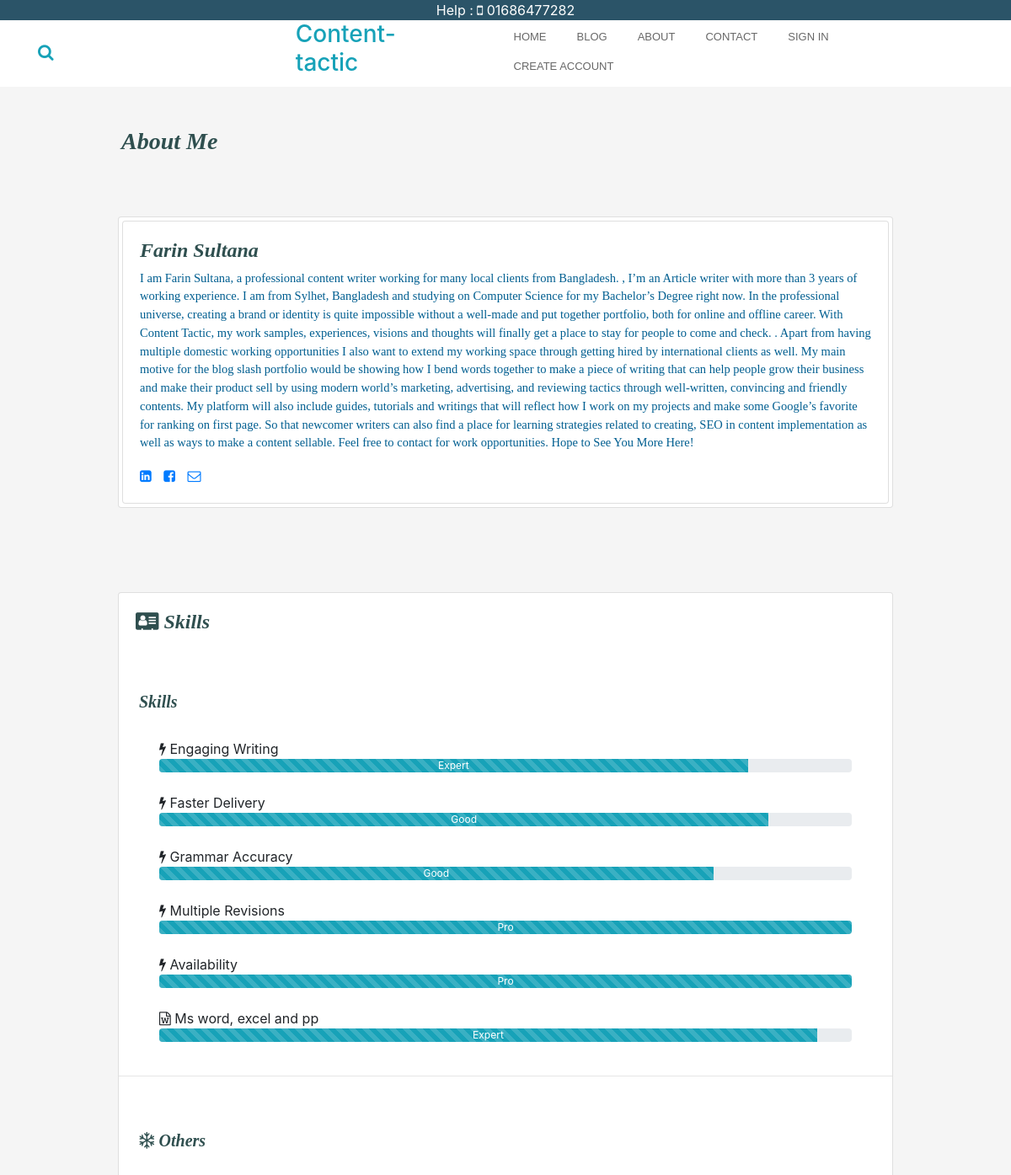
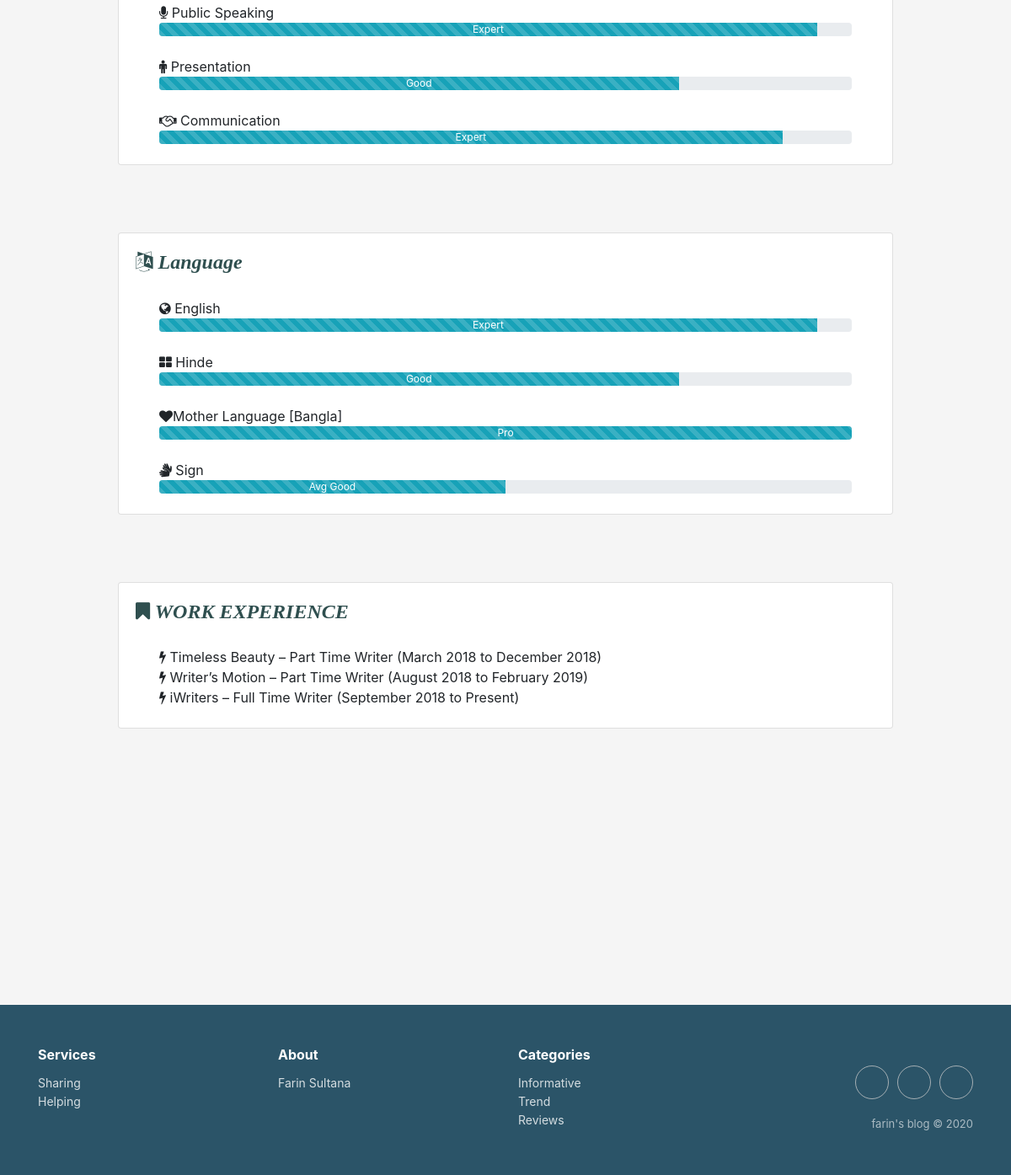
The app's page /aboutMe/ with its own data (2 pictures, top to bottom).
### home/models.py (models this page shows, shortened)
class Category(models.Model):
    category = models.CharField(max_length=200, primary_key=True)

### home/views.py (the view)
# urls.py: path('aboutMe/', views.aboutMe, name='aboutMe'),
def aboutMe(request):
    Recent = Post.objects.all().order_by('-postTimeDate')[0:3]
    cat = Category.objects.all()[0:3]
    context = {'RecentPost': Recent,
               'Categories': cat, }
    return render(request, 'aboutMe.html', context)

### templates/aboutMe.html (shortened to what this page needs)
{% extends 'base.html' %}
{% load static %}
 {% block body %}
<div class="container">
  <div class="row">
    <div class="col-sm-1 mb-5">
    </div>
     <div class="col-sm-10 mb-5">
      <div class="row ml-1 mb-5 mt-5">
    <h3 class="mb-4"  id="heading">About Me</h3>
</div>
     <div class="card p-1">
<div class="card promoting-card">
  <div class="card-body d-flex flex-row">
    <div>
      <h4 class="card-title font-weight-bold mb-2" id="heading">Farin Sultana</h4>
      <p class="text-style">I am Farin Sultana, a professional content writer working for many local clients from Bangladesh.
, I’m an Article writer with more than 3 years of working experience. I am from Sylhet, Bangladesh and studying on Computer Science for my Bachelor’s Degree right now.
In the professional universe, creating a brand or identity is quite impossible without a well-made and put together portfolio, both for online and offline career.
With Content Tactic, my work samples, experiences, visions and thoughts will finally get a place to stay for people to come and check.
.
Apart from having multiple domestic working opportunities I also want to extend my working space through getting hired by international clients as well. My main motive for the blog slash portfolio would be showing how I bend words together to make a piece of writing that can help people grow their business and make their product sell by using modern world’s marketing, advertising, and reviewing tactics through well-written, convincing and friendly contents.
My platform will also include guides, tutorials and writings that will reflect how I work on my projects and make some Google’s favorite for ranking on first page. So that newcomer writers can also find a place for learning strategies related to creating, SEO in content implementation as well as ways to make a content sellable.
 Feel free to contact for work opportunities.
Hope to See You More Here!
</p>
    <a href="h#"  class="btn-floating btn-small btn-fb"><i class="fa fa-linkedin-square

"></i></a>
    <a href="#" class="btn-floating btn-small btn-tw" style="padding:10px;"><i class="fa fa-facebook-square

"></i></a>
<a href="#"  class="btn-floating btn-small btn-dribbble"><i class="fa fa-envelope-o"></i></a>
    </div>
  </div>
</div>
</div>
<div class="card promoting-card mt-5">
  <div class="card-body d-flex flex-row">
    <div>
      <h4 class="card-title font-weight-bold mb-5" id="heading"><i class="fa fa-address-card" aria-hidden="true"></i> Skills</h4>
    </div>
  </div>
<h5 class="ml-4 mb-2" id="heading">  Skills</h5><br>
 <span class="ml-5"><i class="fa fa-bolt" aria-hidden="true"></i> Engaging Writing</span>
 <div class="progress ml-5 mr-5">
  <div class="progress-bar progress-bar-striped bg-info" role="progressbar" style="width: 85%" aria-valuenow="25" aria-valuemin="0" aria-valuemax="100">Expert</div>
</div><br>
 <span class="ml-5"><i class="fa fa-bolt" aria-hidden="true"></i> Faster Delivery</span>
  <div class="progress ml-5 mr-5">
  <div class="progress-bar progress-bar-striped bg-info" role="progressbar" style="width: 88%" aria-valuenow="25" aria-valuemin="0" aria-valuemax="100">Good</div>
</div><br>
 <span class="ml-5"><i class="fa fa-bolt" aria-hidden="true"></i> Grammar Accuracy</span>
  <div class="progress ml-5 mr-5">
  <div class="progress-bar progress-bar-striped bg-info" role="progressbar" style="width: 80%" aria-valuenow="25" aria-valuemin="0" aria-valuemax="100">Good</div>
</div><br>
 <span class="ml-5"><i class="fa fa-bolt" aria-hidden="true"></i> Multiple Revisions</span>
  <div class="progress ml-5 mr-5">
  <div class="progress-bar progress-bar-striped bg-info" role="progressbar" style="width: 100%" aria-valuenow="25" aria-valuemin="0" aria-valuemax="100">Pro</div>
</div><br>
 <span class="ml-5"><i class="fa fa-bolt" aria-hidden="true"></i> Availability</span>
  <div class="progress ml-5 mr-5">
  <div class="progress-bar progress-bar-striped bg-info" role="progressbar" style="width: 100%" aria-valuenow="25" aria-valuemin="0" aria-valuemax="100">Pro</div>
</div><br>
 <span class="ml-5"><i class="fa fa-file-word-o" aria-hidden="true"></i> Ms word, excel and pp</span>
  <div class="progress ml-5 mr-5">
  <div class="progress-bar progress-bar-striped bg-info" role="progressbar" style="width: 95%" aria-valuenow="25" aria-valuemin="0" aria-valuemax="100">Expert</div>
</div><br><hr>
<h5 class="ml-4  mt-5" id="heading"><i class="fa fa-snowflake-o" aria-hidden="true"></i> Others</h5><br>
<span class="ml-5"><i class="fa fa-microphone" aria-hidden="true"></i> Public Speaking</span>
  <div class="progress ml-5 mr-5">
  <div class="progress-bar progress-bar-striped bg-info" role="progressbar" style="width: 95%" aria-valuenow="25" aria-valuemin="0" aria-valuemax="100">Expert</div>
</div><br>
<span class="ml-5"><i class="fa fa-male" aria-hidden="true"></i> Presentation</span>
  <div class="progress ml-5 mr-5">
  <div class="progress-bar progress-bar-striped bg-info" role="progressbar" style="width: 75%" aria-valuenow="25" aria-valuemin="0" aria-valuemax="100">Good</div>
</div><br>
<span class="ml-5"><i class="fa fa-handshake-o" aria-hidden="true"></i> Communication</span>
  <div class="progress ml-5 mr-5">
  <div class="progress-bar progress-bar-striped bg-info" role="progressbar" style="width: 90%" aria-valuenow="25" aria-valuemin="0" aria-valuemax="100">Expert</div>
</div><br>
</div>
<div class="card promoting-card mt-5">
  <div class="card-body d-flex flex-row">
    <div>
      <h4 class="card-title font-weight-bold mb-2" id="heading"><i class="fa fa-language" aria-hidden="true"></i>  Language</h4>
    </div>
  </div>
 <span class="ml-5"><i class="fa fa-globe" aria-hidden="true"></i> English</span>
   <div class="progress ml-5 mr-5">
  <div class="progress-bar progress-bar-striped bg-info" role="progressbar" style="width: 95%" aria-valuenow="25" aria-valuemin="0" aria-valuemax="100">Expert</div>
</div><br>
  <span class="ml-5"><i class="fa fa-th-large" aria-hidden="true"></i> Hinde</span>
    <div class="progress ml-5 mr-5">
  <div class="progress-bar progress-bar-striped bg-info" role="progressbar" style="width: 75%" aria-valuenow="25" aria-valuemin="0" aria-valuemax="100">Good</div>
</div><br>
   <span class="ml-5"><i class="fa fa-heart" aria-hidden="true"></i>Mother Language [Bangla]</span>
     <div class="progress ml-5 mr-5">
  <div class="progress-bar progress-bar-striped bg-info" role="progressbar" style="width: 100%" aria-valuenow="25" aria-valuemin="0" aria-valuemax="100">Pro</div>
</div><br>
<span class="ml-5"><i class="fa fa-sign-language" aria-hidden="true"></i> Sign</span>
     <div class="progress ml-5 mr-5">
  <div class="progress-bar progress-bar-striped bg-info" role="progressbar" style="width: 50%" aria-valuenow="25" aria-valuemin="0" aria-valuemax="100">Avg Good</div>
</div><br>
</div>
<div class="card promoting-card mt-5">
  <div class="card-body d-flex flex-row">
    <div>
      <h4 class="card-title font-weight-bold mb-2" id="heading"><i class="fa fa-bookmark" aria-hidden="true"></i> WORK EXPERIENCE</h4>
    </div>
  </div>
 <span class="ml-5"><i class="fa fa-bolt" aria-hidden="true"></i> Timeless Beauty – Part Time Writer
(March 2018 to December 2018)
</span>
  <span class="ml-5"><i class="fa fa-bolt" aria-hidden="true"></i>
Writer’s Motion – Part Time Writer
 (August 2018 to February 2019)
</span>
 <span class="ml-5"><i class="fa fa-bolt" aria-hidden="true"></i></i> iWriters – Full Time Writer
 (September 2018 to Present)
</span><br>
</div>
     </div>
</div>
  </div>
{% endblock body %}

### templates/base.html (shortened to what this page needs)
{% load static %}
<!DOCTYPE html>
<html lang="en">
<head>
  <link rel="stylesheet" href="https://maxcdn.bootstrapcdn.com/bootstrap/4.5.0/css/bootstrap.min.css">
 <link rel="stylesheet" href="https://cdnjs.cloudflare.com/ajax/libs/font-awesome/4.7.0/css/font-awesome.min.css">
  <link rel="stylesheet" href="{% static 'css/style.css' %} ">
  <link rel="stylesheet" href="https://cdnjs.cloudflare.com/ajax/libs/twitter-bootstrap/4.4.1/css/bootstrap.min.css">
  <link rel="stylesheet" href="https://cdnjs.cloudflare.com/ajax/libs/font-awesome/4.7.0/css/font-awesome.min.css">
  <link rel="stylesheet" href="https://cdnjs.cloudflare.com/ajax/libs/ionicons/2.0.1/css/ionicons.min.css">
  <link rel="stylesheet" href="https://cdnjs.cloudflare.com/ajax/libs/Swiper/3.3.1/css/swiper.min.css">
</head>
<body style="background-color:#F5F5F5">
<div style="background-color:#2b5468; color:#fff;" class="text-center">
<p class="mb-0 mt-0">Help : <i class="fa fa-mobile " aria-hidden="true"></i> 01686477282</p>
</div>
    <nav class="navbar sticky-top navbar-light navbar-expand-md navigation-clean-search pb-1 pt-0" style="font-size: 13;">
        <div class="container "><a class="navbar-brand text-info" href="#"><form class="form-inline mr-auto" method="get" action="{% url 'search' %}" target="_self">
                    <div class="form-group"><label for="search-field"><i class="fa fa-search text-info"></i></label><input class="form-control search-field" type="search" id="search-field" name="search">
                    </div>
                </form></a>
                <a style="text-decoration: none;" href="{% url 'home' %}"><h3 class="text-info ml-0">Content-tactic</h3></a>
            <div class="collapse navbar-collapse"
                id="navcol-1">
                <ul class="nav navbar-nav ml-lg-5">
                    <li class="nav-item" role="presentation"><a class="nav-link" href="{% url 'home' %}">Home</a></li>
                    <li class="nav-item" role="presentation" style="font-size: 13;"><a class="nav-link" href="{% url 'blog' %}" style="font-size: 13;">Blog</a></li>
                    <li class="nav-item" role="presentation"><a class="nav-link" href="{% url 'aboutMe' %}">About</a></li>
					<li class="nav-item" role="presentation"><a class="nav-link" href="{% url 'contact' %}">Contact</a></li>
         {% if user.is_authenticated %}
                        <li class="nav-item dropdown  ">
                        <a class="nav-link dropdown-toggle" href="#" id="navbarDropdown" role="button"
                            data-toggle="dropdown" aria-haspopup="true" aria-expanded="false">
                           <i class="fa fa-user" aria-hidden="true"></i> welcome {{request.user.username}}
                        </a>
                        <div class="dropdown-menu edit-dropdown " aria-labelledby="navbarDropdown">
                            <a class="dropdown-item" href="#">View Profile</a>
                               <a class="dropdown-item" href="{% url 'userLogOut' %}">Logout</a>
                        </div>
                    </li>
                    {% else %}
      <li class="nav-item">
       <a class="nav-link" href="{% url 'userLogIn' %}"  > Sign in</a>
      </li>
      <li class="nav-item">
       <a class="nav-link" href="{% url 'userSignUp' %}" > Create Account</a>
      </li>
      {% endif %}
                </ul>
                </div>
        </div>
    </nav>
     {% block body %}
     {% endblock body %}
 <div class="footer-clean" style="background-color:#2b5468; color:#fff;">
        <footer>
            <div class="container">
                <div class="row justify-content-center">
                    <div class="col-sm-4 col-md-3 item">
                        <h3>Services</h3>
                        <ul>
                            <li><a href="#">Sharing</a></li>
                            <li><a href="#">Helping</a></li>
                        </ul>
                    </div>
                    <div class="col-sm-4 col-md-3 item">
                        <h3>About</h3>
                        <ul>
                            <li><a href="{% url 'aboutMe' %}">Farin Sultana</a></li>
                        </ul>
                    </div>
                    <div class="col-sm-4 col-md-3 item">
                        <h3>Categories</h3>
                        <ul>
                            {% for cat in  Categories %}
                            <li><a href="{% url 'categories' cat.category %}">{{cat.category}}</a></li>
                            {% endfor %}
                        </ul>
                    </div>
                    <div class="col-lg-3 item social"><a href="https://www.facebook.com/imayanchy/"></a><a href="mailto:aaziz9642@gmail.com"></a><a href="https://www.linkedin.com/in/azizur-rahman-720636165"></a>
                        <p class="copyright">farin's blog © 2020</p>
                    </div>
                </div>
            </div>
        </footer>
    </div>
</body>
</html>

### static/css/style.css (style rules this page uses)
#heading { font-family:bitter,georgia,"times new roman",times,serif; font-weight:bold; color:#2F4F4F; font-style: italic }
.text-style { font-family:bitter,georgia,"times new roman",times,serif; color:#005E90; font-size: 14.5px; }
.features-boxed .features,.footer-clean { padding:50px 0 }
.footer-clean { background-color:#fff;color:#4b4c4d }
.footer-clean h3 { margin-top:0;margin-bottom:12px;font-weight:700;font-size:16px }
.footer-clean ul { padding:0;list-style:none;line-height:1.6;font-size:14px;margin-bottom:0 }
.footer-clean ul a { color:inherit;text-decoration:none;opacity:.8 }
.footer-clean .item.social { text-align:right }
.footer-clean .item.social>a { font-size:24px;width:40px;height:40px;line-height:40px;display:inline-block;text-align:center;border-radius:50%;border:1px solid #ccc;margin-left:10px;margin-top:22px;color:inherit;opacity:.75 }
.footer-clean .copyright { margin-top:14px;margin-bottom:0;font-size:13px;opacity:.6 }
.navigation-clean-search { background:#fff;padding-top:.75rem;padding-bottom:.75rem;color:#333;border-radius:0;box-shadow:none;border:none;margin-bottom:0 }
@media (min-width:768px) { .navigation-clean-search { padding-top:1rem;padding-bottom:1rem } }
.navigation-clean-search .navbar-brand { font-weight:700;color:inherit }
.navigation-clean-search .form-inline,.navigation-clean-search .navbar-collapse { border-top-color:#ddd }
.navigation-clean-search.navbar .navbar-nav .nav-link { padding-left:18px;padding-right:18px }
.navigation-clean-search.navbar-light .navbar-nav .nav-link { color:#465765 }
.navigation-clean-search .form-inline label { color:#ccc }
.navigation-clean-search .form-inline .search-field { background:0 0;border:none;border-bottom:1px solid transparent;border-radius:0;box-shadow:none;color:inherit;transition:border-bottom-color .3s }

### templates/base.html (style rules this page uses)
.navbar .nav-link { font-size: 13px !important; font-family: "Gotham SSm",Helvetica,Arial,sans-serif !important; line-height: 1.42857 !important; color: #686868 !important; text-transform: uppercase; text-align: left; text-size-adjust: 100%; }

### records on screen
Category: category "Informative"
Category: category "Trend"
Category: category "Reviews"
